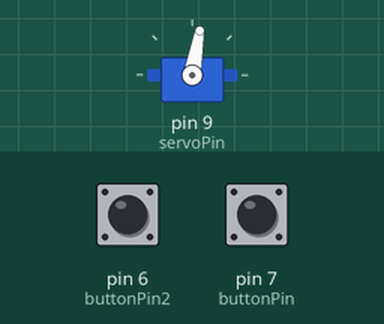
The sketch below on a simulated Arduino Uno, built with avr-gcc and run on an emulated ATmega328P. Parts: servo. The inputs (shaded band) are chosen by the test bench; at power-on: pin 6 (buttonPin2) LOW, pin 7 (buttonPin) LOW.

Above: at 1.2 s.
1.3 s: pin 6 (buttonPin2) pulled HIGH for 0.15 s
At 1.37 s:
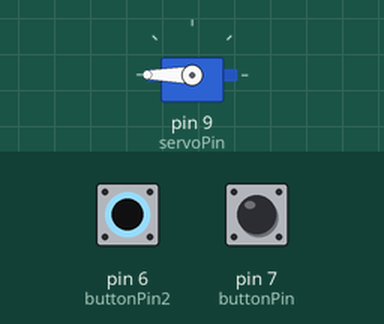
2.9 s: pin 7 (buttonPin) pulled HIGH for 0.15 s
At 2.97 s:
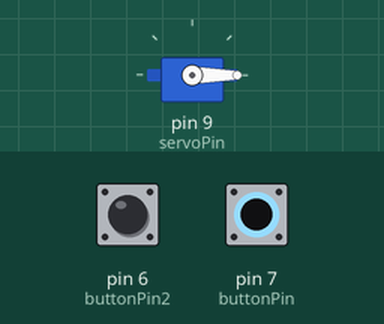
4.5 s: pin 7 (buttonPin) pulled HIGH for 3.2 s
At 8.4 s:
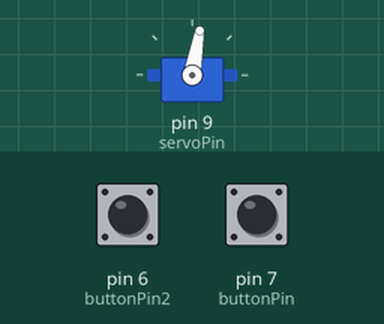
9.2 s: pin 6 (buttonPin2) pulled HIGH for 3.2 s
At 9.6 s:
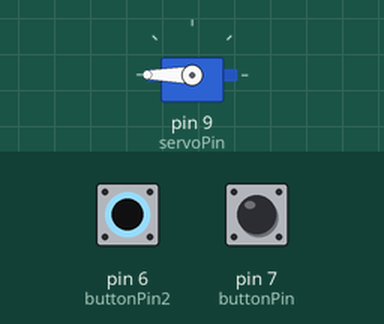
Timing chart, 0 to 13.9 s (numbered marks = the images above; inputs shaded):
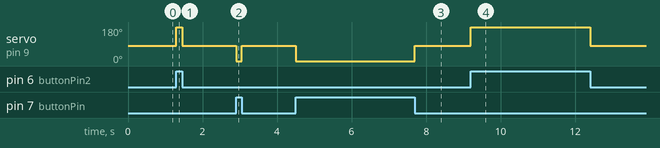

Measured:
- after the input at 1.3 s, servo on pin 9 (servoPin): 80° → 180° at once, → 80° 0.15 s later
- after the input at 2.9 s, servo on pin 9 (servoPin): 80° → 0° at once, → 80° 0.15 s later
- after the input at 4.5 s, servo on pin 9 (servoPin): 80° → 0° at once, → 80° 3.2 s later
- after the input at 9.2 s, servo on pin 9 (servoPin): 80° → 180° at once, → 80° 3.2 s later

The sketch:

servo_batton.ino
```cpp
#include <Servo.h>

Servo myservo; // creating myservo object
int buttonPin = 7;
int buttonPin2 = 6;
int servoPin = 9;
int buttonState = 0; // set buttonState
int buttonState2 = 0;

void setup()
{
myservo.attach(servoPin);
pinMode(buttonPin, INPUT);
}

void loop()
{ buttonState = digitalRead(buttonPin);
buttonState2 = digitalRead(buttonPin2);
if (buttonState == HIGH)
myservo.write(0);
else if (buttonState2 == HIGH)
myservo.write(180);
else
myservo.write(80);
}
```
